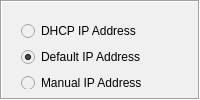
               <widget class="QWidget" name="pcDetails">
                <layout class="QGridLayout" name="gridLayout_4">
                 <property name="leftMargin">
                  <number>0</number>
                 </property>
                 <property name="topMargin">
                  <number>0</number>
                 </property>
                 <property name="rightMargin">
                  <number>0</number>
                 </property>
                 <property name="bottomMargin">
                  <number>0</number>
                 </property>
                 <item row="0" column="0">
                  <widget class="QFrame" name="framePcMain">
                   <property name="sizePolicy">
                    <sizepolicy hsizetype="Preferred" vsizetype="Preferred">
                     <horstretch>0</horstretch>
                     <verstretch>0</verstretch>
                    </sizepolicy>
                   </property>
                   <property name="styleSheet">
                    <string notr="true">background-color: rgb(240, 240, 240);</string>
                   </property>
                   <property name="frameShape">
                    <enum>QFrame::Box</enum>
                   </property>
                   <property name="frameShadow">
                    <enum>QFrame::Sunken</enum>
                   </property>
                   <layout class="QHBoxLayout" name="horizontalLayout">
                    <item>
                     <widget class="QFrame" name="framePcDetails">
                      <property name="minimumSize">
                       <size>
                        <width>0</width>
                        <height>25</height>
                       </size>
                      </property>
                      <property name="styleSheet">
                       <string notr="true">background-color: rgb(240, 240, 240);</string>
                      </property>
                      <property name="frameShape">
                       <enum>QFrame::NoFrame</enum>
                      </property>
                      <property name="frameShadow">
                       <enum>QFrame::Sunken</enum>
                      </property>
                      <widget class="QPushButton" name="pushButtonPc">
                       <property name="geometry">
                        <rect>
                         <x>390</x>
                         <y>10</y>
                         <width>130</width>
                         <height>31</height>
                        </rect>
                       </property>
                       <property name="sizePolicy">
                        <sizepolicy hsizetype="Expanding" vsizetype="Preferred">
                         <horstretch>0</horstretch>
                         <verstretch>0</verstretch>
                        </sizepolicy>
                       </property>
                       <property name="styleSheet">
                        <string notr="true">background-color: rgba(224, 231, 245, 255);</string>
                       </property>
                       <property name="text">
                        <string>Search Local Devices</string>
                       </property>
                       <property name="default">
                        <bool>false</bool>
                       </property>
                      </widget>
                      <widget class="QWidget" name="layoutWidget">
                       <property name="geometry">
                        <rect>
                         <x>10</x>
                         <y>10</y>
                         <width>371</width>
                         <height>321</height>
                        </rect>
                       </property>
                       <layout class="QVBoxLayout" name="verticalLayout_12">
                        <item>
                         <layout class="QVBoxLayout" name="verticalLayout_7">
                          <item>
                           <widget class="QRadioButton" name="radioButtonDhcpIp">
                            <property name="text">
                             <string>DHCP IP Address </string>
                            </property>
                           </widget>
                          </item>
                          <item>
                           <widget class="QRadioButton" name="radioButtonDefaultIp">
                            <property name="text">
                             <string>Default IP Address</string>
                            </property>
                            <property name="checked">
                             <bool>true</bool>
                            </property>
                           </widget>
                          </item>
                          <item>
                           <widget class="QRadioButton" name="radioButtonManualIp">
                            <property name="text">
                             <string>Manual IP Address</string>
                            </property>
                           </widget>
                          </item>
                         </layout>
                        </item>
                        <item>
                         <widget class="QFrame" name="framePcAddressDetails">
                          <property name="sizePolicy">
                           <sizepolicy hsizetype="Expanding" vsizetype="Expanding">
                            <horstretch>0</horstretch>
                            <verstretch>0</verstretch>
                           </sizepolicy>
                          </property>
                          <property name="frameShape">
                           <enum>QFrame::Panel</enum>
                          </property>
                          <property name="frameShadow">
                           <enum>QFrame::Sunken</enum>
                          </property>
                          <layout class="QGridLayout" name="gridLayout_11">
                           <property name="leftMargin">
                            <number>0</number>
                           </property>
                           <property name="topMargin">
                            <number>0</number>
                           </property>
                           <property name="rightMargin">
                            <number>0</number>
                           </property>
                           <property name="bottomMargin">
                            <number>0</number>
                           </property>
                           <property name="spacing">
                            <number>0</number>
                           </property>
                           <item row="7" column="1">
                            <spacer name="verticalSpacer">
                             <property name="orientation">
                              <enum>Qt::Vertical</enum>
                             </property>
                             <property name="sizeType">
                              <enum>QSizePolicy::Expanding</enum>
                             </property>
                             <property name="sizeHint" stdset="0">
                              <size>
                               <width>20</width>
                               <height>20</height>
                              </size>
                             </property>
                            </spacer>
                           </item>
                           <item row="8" column="1">
                            <layout class="QHBoxLayout" name="horizontalLayout_4" stretch="0,0,0,0">
                             <property name="spacing">
                              <number>10</number>
                             </property>
                             <property name="leftMargin">
                              <number>10</number>
                             </property>
                             <property name="rightMargin">
                              <number>10</number>
                             </property>
                             <property name="bottomMargin">
                              <number>5</number>
                             </property>
                             <item>
                              <widget class="QPushButton" name="pushButtonRefreshPcIp">
                               <property name="styleSheet">
                                <string notr="true">background-color: rgba(224, 231, 245, 255);</string>
                               </property>
                               <property name="text">
                                <string>Refresh</string>
                               </property>
                              </widget>
                             </item>
                             <item>
                              <spacer name="horizontalSpacer">
                               <property name="orientation">
                                <enum>Qt::Horizontal</enum>
                               </property>
                               <property name="sizeHint" stdset="0">
                                <size>
                                 <width>40</width>
                                 <height>20</height>
                                </size>
                               </property>
                              </spacer>
                             </item>
                             <item>
                              <widget class="QPushButton" name="pushButtonCancelPcIp">
                               <property name="enabled">
                                <bool>true</bool>
                               </property>
                               <property name="contextMenuPolicy">
                                <enum>Qt::PreventContextMenu</enum>
                               </property>
                               <property name="styleSheet">
                                <string notr="true">background-color: rgba(224, 231, 245, 255);</string>
                               </property>
                               <property name="text">
                                <string>Cancel</string>
                               </property>
                               <property name="autoDefault">
                                <bool>false</bool>
                               </property>
                               <property name="default">
                                <bool>false</bool>
                               </property>
                               <property name="flat">
                                <bool>false</bool>
                               </property>
                              </widget>
                             </item>
                             <item>
                              <widget class="QPushButton" name="pushButtonApplyPcIp">
                               <property name="enabled">
                                <bool>false</bool>
                               </property>
                               <property name="styleSheet">
                                <string notr="true">background-color: rgba(224, 231, 245, 255);</string>
                               </property>
                               <property name="text">
                                <string>Apply</string>
                               </property>
                               <property name="autoDefault">
                                <bool>false</bool>
                               </property>
                               <property name="default">
                                <bool>false</bool>
                               </property>
                              </widget>
                             </item>
                            </layout>
                           </item>
                           <item row="0" column="0" rowspan="2" colspan="2">
                            <widget class="QLabel" name="tcpIpDetailsLabel">
                             <property name="sizePolicy">
                              <sizepolicy hsizetype="Preferred" vsizetype="Preferred">
                               <horstretch>0</horstretch>
                               <verstretch>0</verstretch>
                              </sizepolicy>
                             </property>
                             <property name="minimumSize">
                              <size>
                               <width>0</width>
                               <height>25</height>
                              </size>
                             </property>
                             <property name="maximumSize">
                              <size>
                               <width>16777215</width>
                               <height>23</height>
                              </size>
                             </property>
                             <property name="styleSheet">
                              <string notr="true">background-color: rgb(220, 220, 230);</string>
                             </property>
                             <property name="text">
                              <string>TCP/IP Details</string>
                             </property>
                             <property name="indent">
                              <number>10</number>
                             </property>
                            </widget>
                           </item>
                           <item row="5" column="0" rowspan="2" colspan="2">
                            <layout class="QGridLayout" name="gridLayout_10">
                             <property name="leftMargin">
                              <number>10</number>
                             </property>
                             <property name="topMargin">
                              <number>10</number>
                             </property>
                             <property name="rightMargin">
                              <number>20</number>
                             </property>
                             <property name="bottomMargin">
                              <number>10</number>
                             </property>
                             <property name="horizontalSpacing">
                              <number>80</number>
                             </property>
                             <property name="verticalSpacing">
                              <number>15</number>
                             </property>
                             <item row="0" column="1">
                              <widget class="QLineEdit" name="lineEditPcPhysicalAddress">
                               <property name="enabled">
                                <bool>true</bool>
                               </property>
                               <property name="minimumSize">
                                <size>
                                 <width>0</width>
                                 <height>25</height>
                                </size>
                               </property>
                               <property name="styleSheet">
                                <string notr="true"/>
                               </property>
                               <property name="inputMethodHints">
                                <set>Qt::ImhNone</set>
                               </property>
                               <property name="text">
                                <string/>
                               </property>
                               <property name="readOnly">
                                <bool>true</bool>
                               </property>
                              </widget>
                             </item>
                             <item row="2" column="0">
                              <widget class="QLabel" name="labelPcSubnetMask">
                               <property name="text">
                                <string>Subnet Mask</string>
                               </property>
                              </widget>
                             </item>
                             <item row="2" column="1">
                              <widget class="QLineEdit" name="lineEditPcSubnetMask">
                               <property name="minimumSize">
                                <size>
                                 <width>0</width>
                                 <height>25</height>
                                </size>
                               </property>
                               <property name="styleSheet">
                                <string notr="true"/>
                               </property>
                               <property name="readOnly">
                                <bool>true</bool>
                               </property>
                              </widget>
                             </item>
                             <item row="3" column="1">
                              <widget class="QLineEdit" name="lineEditPcDefaultGateway">
                               <property name="minimumSize">
                                <size>
                                 <width>0</width>
                                 <height>25</height>
                                </size>
                               </property>
                               <property name="styleSheet">
                                <string notr="true"/>
                               </property>
                               <property name="readOnly">
                                <bool>true</bool>
                               </property>
                              </widget>
                             </item>
                             <item row="1" column="0">
                              <widget class="QLabel" name="labelPcIpAddress">
                               <property name="text">
                                <string>IP Address</string>
                               </property>
                              </widget>
                             </item>
                             <item row="1" column="1">
                              <widget class="QLineEdit" name="lineEditPcIpAddress">
                               <property name="minimumSize">
                                <size>
                                 <width>0</width>
                                 <height>25</height>
                                </size>
                               </property>
                               <property name="styleSheet">
                                <string notr="true"/>
                               </property>
                               <property name="text">
                                <string/>
                               </property>
                               <property name="readOnly">
                                <bool>true</bool>
                               </property>
                              </widget>
                             </item>
                             <item row="3" column="0">
                              <widget class="QLabel" name="labelPcDefaultGateway">
                               <property name="text">
                                <string>Default Gateway</string>
                               </property>
                              </widget>
                             </item>
                             <item row="0" column="0">
                              <widget class="QLabel" name="labelPcPhysicalAddress">
                               <property name="text">
                                <string>Physical Address</string>
                               </property>
                              </widget>
                             </item>
                            </layout>
                           </item>
                          </layout>
                         </widget>
                        </item>
                       </layout>
                      </widget>
                     </widget>
                    </item>
                   </layout>
                  </widget>
                 </item>
                </layout>
               </widget>
